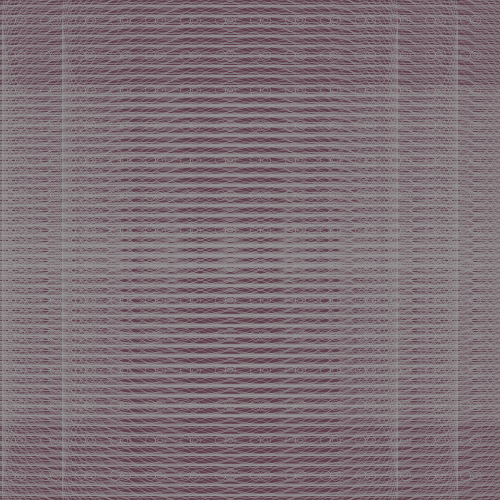
Frame 1 (no input)
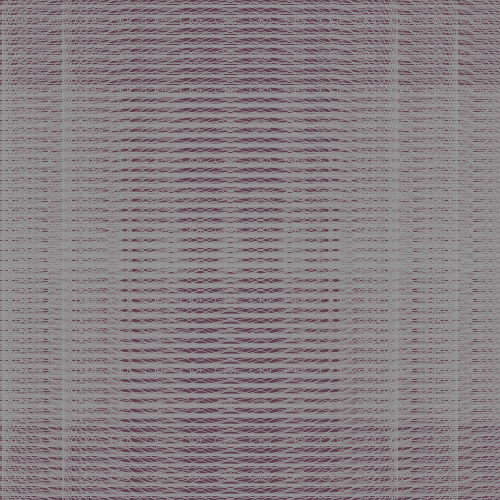
Frame 2 (the mouse pressed at the canvas centre, redrawn once)

The Processing sketch that drew these frames (run headless with seeded random() and noise(); the mouse was pressed at the canvas centre and the sketch redrawn once):

// Processing sketch: processing_85231
// ── processing_85231.pde

void setup()
{
  size(500, 500);
  stroke(150);
  background(#603f4d);
   strokeWeight(0.4);
  smooth();
}



void draw()
{
  noFill();

  for (int posX = 10; posX < width; posX = posX + 35)
  {
   
  for (int posY = 20; posY < height; posY = posY + 35)
  {
    ellipse(posX, posY, 10, 10);
  }}

for (int posX = 20; posX < width; posX = posX + 35)
  {
   
  for (int posY = 20; posY < height; posY = posY + 35)
  {
    ellipse(posX, posY, 5, 5);
  }}

for (int posX = 20; posX < width; posX = posX + 35)
  {
   
  for (int posY = 20; posY < height; posY = posY + 35)
  {
    ellipse(posX, posY, 10, 10);
    
  }}
 
 for (int posX = 20; posX < width; posX = posX + 60)
  {
   
  for (int posY = 20; posY < height; posY = posY + 10)
  {
    ellipse(posX, posY, 755, 455);
    
  }}
  
   for (int posX = 20; posX < width; posX = posX + 70)
  {
   
  for (int posY = 20; posY < height; posY = posY + 10)
  {
    ellipse(posX, posY, 2200, 150);
    
  }}
 
 noLoop();
}
